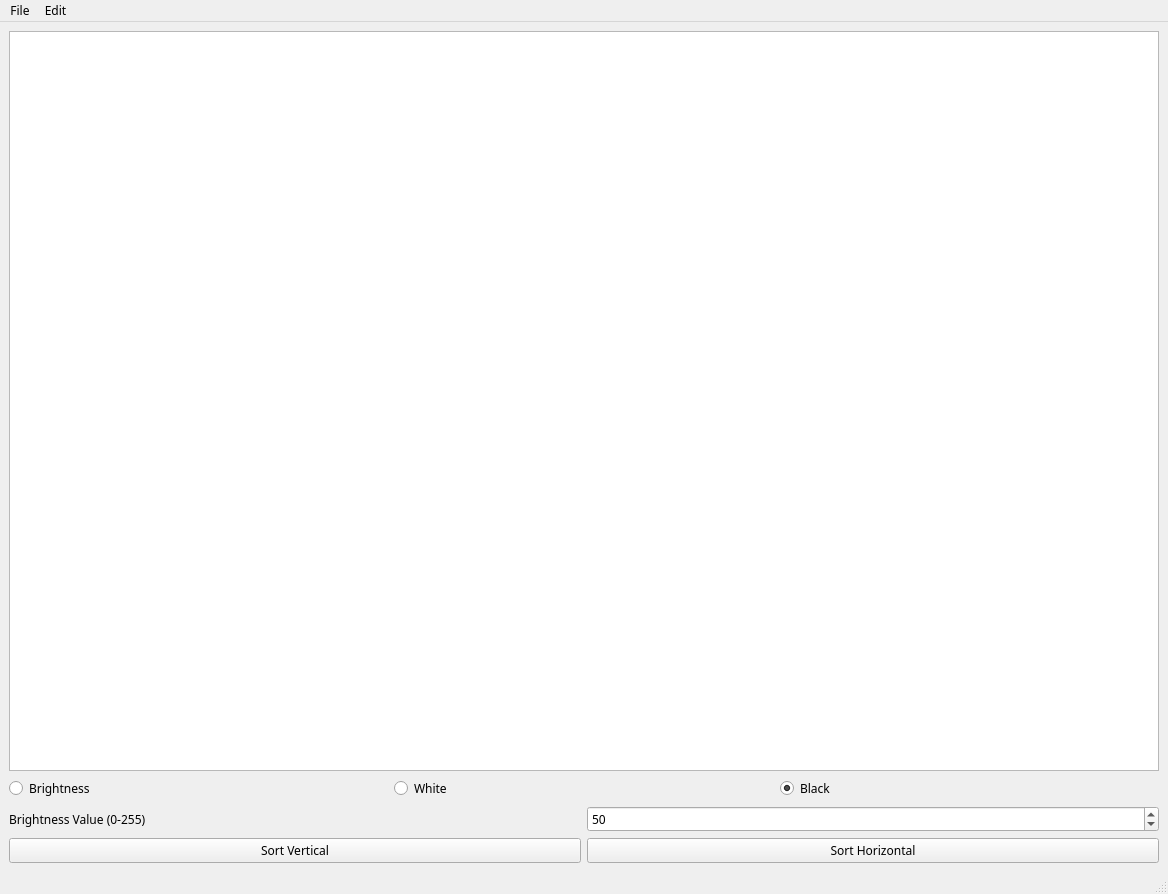
<?xml version="1.0" encoding="UTF-8"?>
<ui version="4.0">
 <class>MainWindow</class>
 <widget class="QMainWindow" name="MainWindow">
  <property name="geometry">
   <rect>
    <x>0</x>
    <y>0</y>
    <width>1168</width>
    <height>894</height>
   </rect>
  </property>
  <property name="font">
   <font>
    <family>PxPlus ToshibaTxL2 8x16</family>
   </font>
  </property>
  <property name="windowTitle">
   <string>MainWindow</string>
  </property>
  <property name="autoFillBackground">
   <bool>false</bool>
  </property>
  <widget class="QWidget" name="centralwidget">
   <layout class="QGridLayout" name="gridLayout_2">
    <item row="0" column="0">
     <layout class="QGridLayout" name="gridLayout" rowstretch="10,0,0,0">
      <item row="0" column="0">
       <widget class="QGraphicsView" name="graphicsView"/>
      </item>
      <item row="1" column="0">
       <layout class="QHBoxLayout" name="horizontalLayout">
        <item>
         <widget class="QRadioButton" name="radioBrightness">
          <property name="text">
           <string>Brightness</string>
          </property>
         </widget>
        </item>
        <item>
         <widget class="QRadioButton" name="radioWhite">
          <property name="text">
           <string>White</string>
          </property>
         </widget>
        </item>
        <item>
         <widget class="QRadioButton" name="radioBlack">
          <property name="text">
           <string>Black</string>
          </property>
          <property name="checked">
           <bool>true</bool>
          </property>
         </widget>
        </item>
       </layout>
      </item>
      <item row="2" column="0">
       <layout class="QHBoxLayout" name="horizontalLayout_2">
        <item>
         <widget class="QLabel" name="brighnessLabel">
          <property name="text">
           <string>Brightness Value (0-255)</string>
          </property>
         </widget>
        </item>
        <item>
         <widget class="QSpinBox" name="brighnessSpinBox">
          <property name="maximum">
           <number>255</number>
          </property>
          <property name="value">
           <number>50</number>
          </property>
         </widget>
        </item>
       </layout>
      </item>
      <item row="3" column="0">
       <layout class="QHBoxLayout" name="horizontalLayout_3">
        <item>
         <widget class="QPushButton" name="sortVertical">
          <property name="text">
           <string>Sort Vertical</string>
          </property>
         </widget>
        </item>
        <item>
         <widget class="QPushButton" name="sortHorizontal">
          <property name="text">
           <string>Sort Horizontal</string>
          </property>
         </widget>
        </item>
       </layout>
      </item>
     </layout>
    </item>
   </layout>
  </widget>
  <widget class="QMenuBar" name="menubar">
   <property name="geometry">
    <rect>
     <x>0</x>
     <y>0</y>
     <width>1168</width>
     <height>17</height>
    </rect>
   </property>
   <widget class="QMenu" name="menuFile">
    <property name="title">
     <string>File</string>
    </property>
    <addaction name="actionOpen"/>
    <addaction name="actionSave"/>
    <addaction name="actionExit"/>
   </widget>
   <widget class="QMenu" name="menuEdit">
    <property name="title">
     <string>Edit</string>
    </property>
    <addaction name="actionUndo"/>
   </widget>
   <addaction name="menuFile"/>
   <addaction name="menuEdit"/>
  </widget>
  <widget class="QStatusBar" name="statusbar"/>
  <action name="actionOpen">
   <property name="text">
    <string>&amp;Open</string>
   </property>
   <property name="shortcut">
    <string>Ctrl+O</string>
   </property>
  </action>
  <action name="actionSave">
   <property name="text">
    <string>&amp;Save</string>
   </property>
   <property name="shortcut">
    <string>Ctrl+S</string>
   </property>
  </action>
  <action name="actionExit">
   <property name="text">
    <string>&amp;Exit</string>
   </property>
   <property name="shortcut">
    <string>Ctrl+Q</string>
   </property>
  </action>
  <action name="actionUndo">
   <property name="text">
    <string>&amp;Undo</string>
   </property>
   <property name="shortcut">
    <string>Ctrl+Z</string>
   </property>
  </action>
 </widget>
 <resources/>
 <connections/>
</ui>
